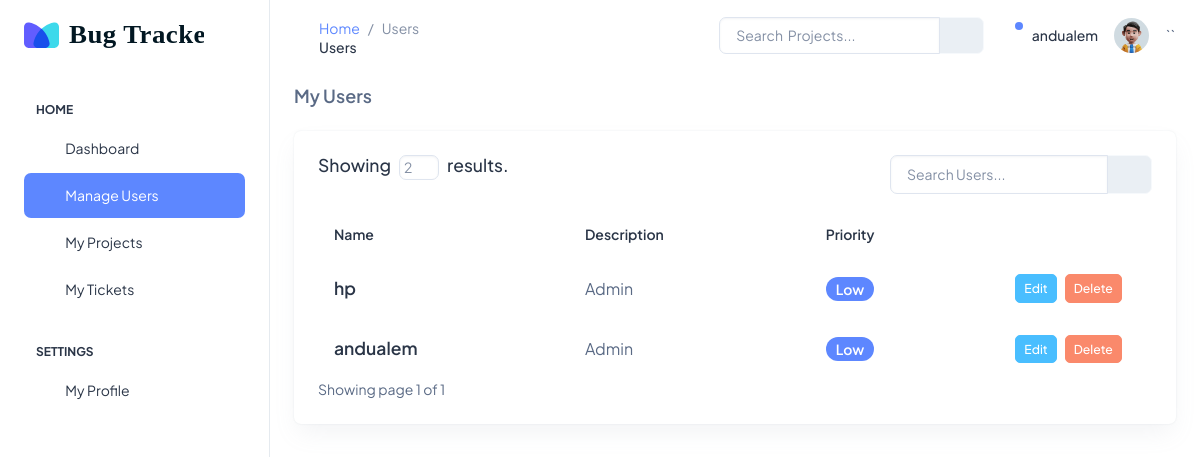
The app's page /users/ (signed in), older data.
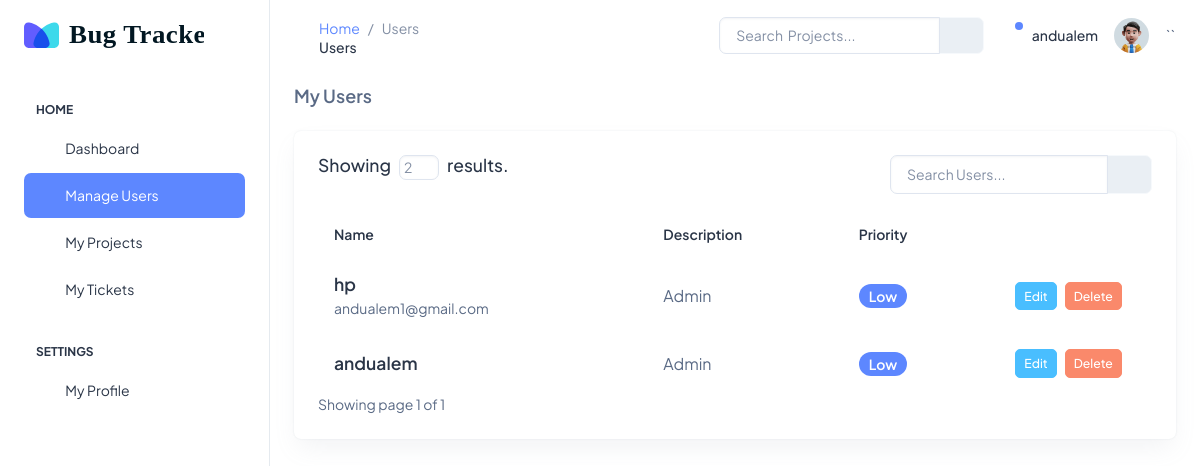
The same page, newer data.
### users/models.py (models this page shows)
class User(AbstractUser):
    ROLE_CHOICES = (
        ("Developer", "Developer"),
        ("Project Manager", "Project Manager"),
        ("Submitter", "Submitter"),
        ("Admin", "Admin"),
    )
    role = models.CharField(
        max_length=40, default="Developer", choices=ROLE_CHOICES, blank=True, null=True
    )

### users/views.py (the view)
# urls.py: path("", views.UsersListView.as_view(), name="users"),
class UsersListView(LoginRequiredMixin, PermissionRequiredMixin, ListView):
    login_url = "users/login"
    redirect_field_name = "users"
    permission_required = "users.view_user"
    model = User
    template_name = "users/user_list.html"
    context_object_name = "users"
    permission_denied_message = "You do not have permission to View Users."
    paginate_by = 5
    def get_queryset(self):
        search = self.request.GET.get("search", "")
        projects = User.objects.filter(
            username__icontains=search
        ) | User.objects.filter(role__icontains=search)
        return projects
    def get_paginate_by(self, queryset):
        if self.request.GET.get("page_number"):
            self.request.session["page_number"] = self.request.GET.get("page_number")
        self.paginate_by = self.request.session.get("page_number", 5)
        return self.paginate_by

### users/templates/users/user_list.html (shortened to what the changed rows need)
{% extends 'base.html' %}
{% load static %}
{% block content %}
<div class="row">
    <div class="col d-flex align-items-stretch">
        <div class="card w-100">
            <div class="card-body p-4">
                <div class="table-responsive">
                    <table class="table text-nowrap mb-0 align-middle">
                        <thead class="text-dark fs-4">
                            <tr>
                                <th class="border-bottom-0">
                                    <h6 class="fw-semibold mb-0">Name</h6>
                                </th>
                                <th class="border-bottom-0">
                                    <h6 class="fw-semibold mb-0">
                                        Description
                                    </h6>
                                </th>
                                <th class="border-bottom-0">
                                    <h6 class="fw-semibold mb-0">Priority</h6>
                                </th>
                                <th
                                    class="border-bottom-0"
                                    style="width: 20%"
                                ></th>
                            </tr>
                        </thead>
                        <tbody>
                            {% for user in users %}
                            <tr>
                                <td class="border-bottom-0 pb-0">
                                    <a href="{% url 'update_user' user.id%}">
                                        <h5 class="fw-semibold mb-1">
                                            {{user.username}}
                                        </h5>
                                    </a>
                                    <p class="fw-normal">
                                        <small> {{user.email}}</small>
                                    </p>
                                </td>
                                <td class="border-bottom-0">
                                    <p class="mb-0 fw-normal">{{user.role}}</p>
                                </td>
                                <td class="border-bottom-0">
                                    <div
                                        class="d-flex align-items-center gap-2"
                                    >
                                        <span
                                            class="badge bg-primary rounded-3 fw-semibold"
                                            >Low</span
                                        >
                                    </div>
                                </td>
                                <td class="border-bottom-0">
                                    <div
                                        class="d-flex align-items-center justify-content-center gap-2"
                                    >
                                        <a
                                            href="{% url 'update_user' user.id%}"
                                            class="btn btn-secondary btn-sm"
                                            >Edit</a
                                        >
                                        <button
                                            class="btn btn-danger btn-sm"
                                            data-bs-toggle="modal"
                                            data-bs-target="#projectdelete{{user.id}}"
                                        >
                                            Delete
                                        </button>
                                    </div>
                                </td>
                            </tr>
                            {% endfor %}
                        </tbody>
                    </table>
                </div>
            </div>
        </div>
    </div>
</div>
{% endblock content %}

Row changes from the older to the newer data that the page shows:
changed User "hp": email (not shown) → "andualem1@gmail.com"
